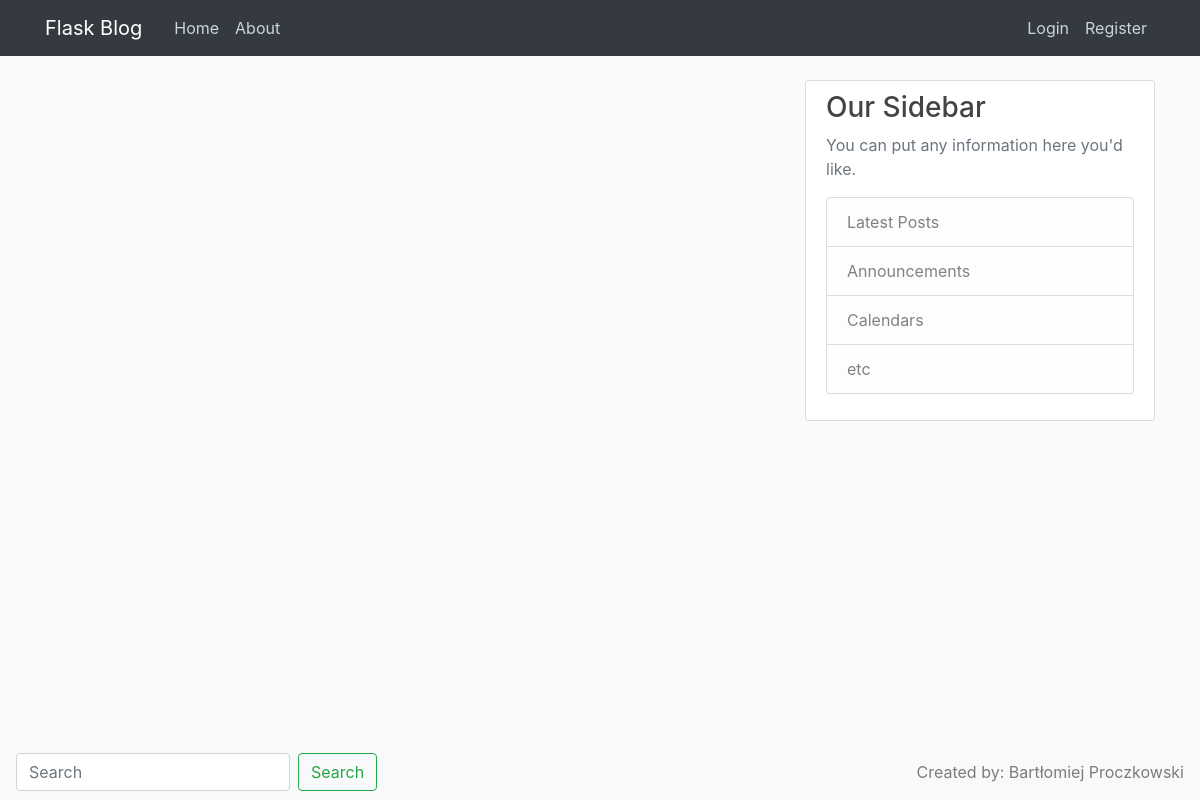
Page /home on the earlier database version.
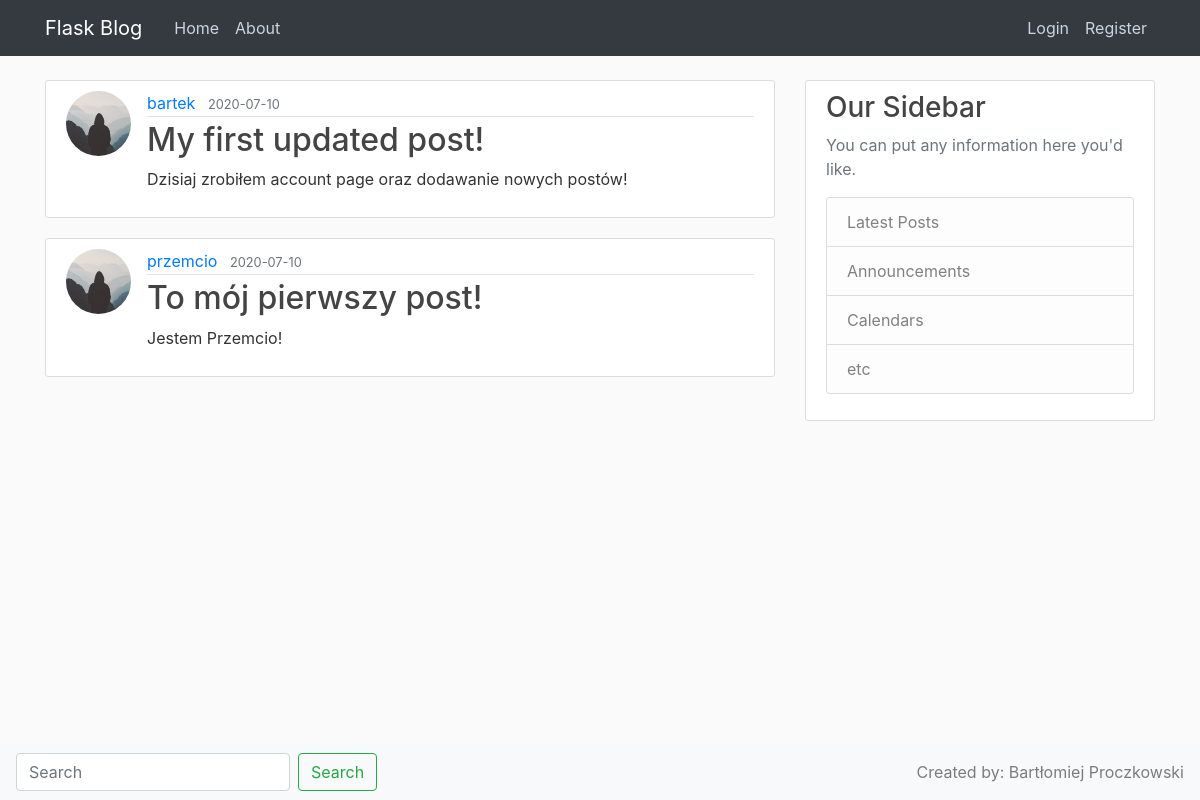
Same page on the later database version.
### flaskblog/models.py (models this page shows, shortened)
class Post(db.Model):
    id = db.Column(db.Integer, primary_key=True)
    title = db.Column(db.String(100), nullable=False)
    date_posted = db.Column(db.DateTime, nullable=False, default=datetime.utcnow)
    content = db.Column(db.Text, nullable=False)
    user_id = db.Column(db.Integer, db.ForeignKey('user.id'), nullable=False)

class User(db.Model, UserMixin):
    id = db.Column(db.Integer, primary_key=True)
    username = db.Column(db.String(20), unique=True, nullable=False)
    email = db.Column(db.String(120), unique=True, nullable=False)
    image_file = db.Column(db.String(20), nullable=False, default='default.jpg')
    password = db.Column(db.String(60), nullable=False)
    posts = db.relationship('Post', backref='author', lazy=True)

### flaskblog/routes.py (the view)
@app.route('/')
@app.route('/home')
def home():
    posts = Post.query.all()
    return render_template('home.html', posts=posts)

### flaskblog/templates/home.html
{% extends "layout.html" %}
{% block content %}
    {% for post in posts %}
        <article class="media content-section">
          <img class="rounded-circle article-img" src="{{ url_for('static', filename='profile_pics/' + post.author.image_file) }}">
          <div class="media-body">
            <div class="article-metadata">
              <a class="mr-2" href="#">{{ post.author.username }}</a>
              <small class="text-muted">{{ post.date_posted.strftime('%Y-%m-%d') }}</small>
            </div>
            <h2><a class="article-title"  href="{{ url_for('post', post_id=post.id) }}">{{ post.title }}</a></h2>
            <p class="article-content">{{ post.content }}</p>
          </div>
        </article>
    {% endfor %}
{% endblock content %}

### flaskblog/templates/layout.html (shortened to what this page needs)
<!DOCTYPE html>
<html lang="en">
<head>
    <link rel="stylesheet" href="https://stackpath.bootstrapcdn.com/bootstrap/4.5.0/css/bootstrap.min.css">
    <link rel="stylesheet" type="text/css" href="{{ url_for('static', filename='main.css') }}">
</head>
<body>
    <header class="site-header">
      <nav class="navbar navbar-expand-md navbar-dark bg-dark fixed-top">
        <div class="container">
          <a class="navbar-brand mr-4" href="/">Flask Blog</a>
          <div class="collapse navbar-collapse" id="navbarToggle">
            <div class="navbar-nav mr-auto">
              <a class="nav-item nav-link" href="/">Home</a>
              <a class="nav-item nav-link" href="/about">About</a>
            </div>
            <div class="navbar-nav">
                {% if current_user.is_authenticated %}
                    <a class="nav-item nav-link" href="/new_post">New Post</a>
                  <a class="nav-item nav-link" href="/account">Account</a>
                  <a class="nav-item nav-link" href="/logout">Logout</a>
                {% else %}
                  <a class="nav-item nav-link" href="/login">Login</a>
                  <a class="nav-item nav-link" href="/register">Register</a>
                {% endif %}
            </div>
          </div>
        </div>
      </nav>
    </header>
    <main role="main" class="container">
        <div class="row">
            <div class="col-md-8">
                {% block content %}{% endblock %}
            </div>
            <div class="col-md-4">
                <div class="content-section">
                    <h3>Our Sidebar</h3>
                    <p class='text-muted'>You can put any information here you'd like.
                    <ul class="list-group">
                        <li class="list-group-item list-group-item-light">Latest Posts</li>
                        <li class="list-group-item list-group-item-light">Announcements</li>
                        <li class="list-group-item list-group-item-light">Calendars</li>
                        <li class="list-group-item list-group-item-light">etc</li>
                    </ul>
                    </p>
                </div>
            </div>
            <nav class="navbar fixed-bottom navbar-light bg-light">
                <form class="form-inline mt-2 mt-md-0">
                    <input class="form-control mr-sm-2" type="text" placeholder="Search" aria-label="Search">
                    <button class="btn btn-outline-success my-2 my-sm-0" type="submit">Search</button>
                </form>
                <span class="navbar-text">Created by: Bartłomiej Proczkowski</span>
            </nav>
        </div>
    </main>
</body>
</html>

### flaskblog/static/main.css (style rules this page uses)
body { background: #fafafa; color: #333333; margin-top: 5rem; }
h1, h2, h3, h4, h5, h6 { color: #444444; }
.site-header .navbar-nav .nav-link { color: #cbd5db; }
.content-section { background: #ffffff; padding: 10px 20px; border: 1px solid #dddddd; border-radius: 3px; margin-bottom: 20px; }
.article-title { color: #444444; }
.article-content { white-space: pre-line; }
.article-img { height: 65px; width: 65px; margin-right: 16px; }
.article-metadata { padding-bottom: 1px; margin-bottom: 4px; border-bottom: 1px solid #e3e3e3 }

Differences in the rows shown:
added Post: image_file (placeholder picture), author.username "bartek", date_posted "2020-07-10", title "My first updated post!", content "Dzisiaj zrobiłem account page oraz dodawanie nowych postów!"
added Post: image_file (placeholder picture), author.username "przemcio", date_posted "2020-07-10", title "To mój pierwszy post!", content "Jestem Przemcio!"
